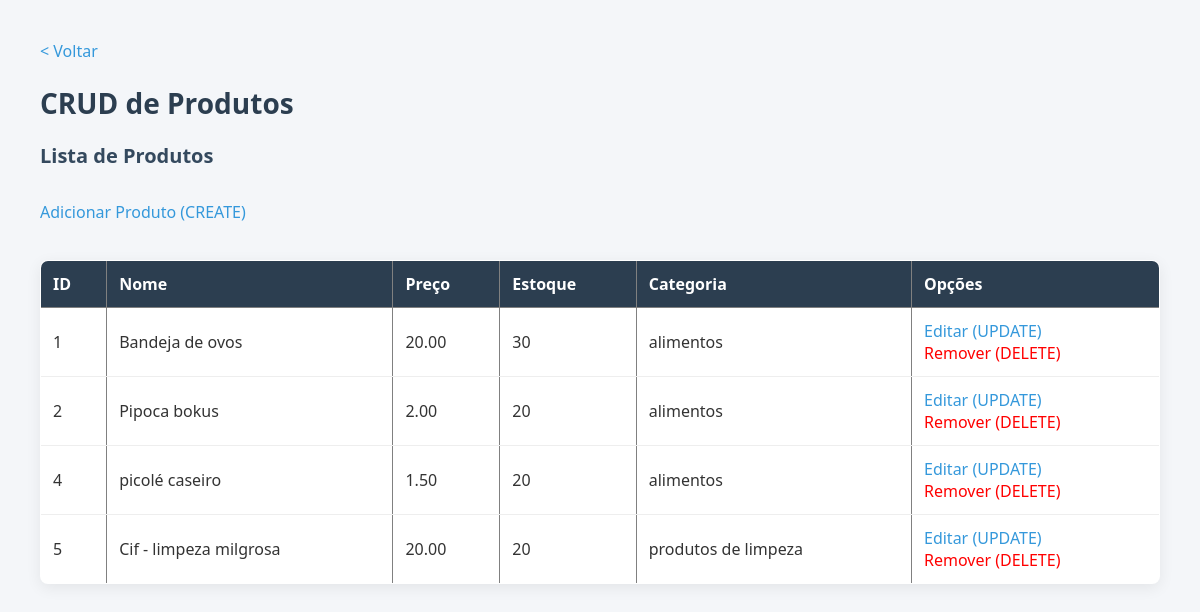
The page /site-backend/produto/index.php on the database its author committed.
### tables this page shows
CREATE TABLE `Produto` (
  `id` int(10) unsigned NOT NULL AUTO_INCREMENT,
  `nome` varchar(100) NOT NULL,
  `preco` decimal(10,2) NOT NULL,
  `estoque` int(11) NOT NULL,
  `id_categoria` int(11) DEFAULT NULL,
  PRIMARY KEY (`id`),
  KEY `id_categoria` (`id_categoria`),
  CONSTRAINT `Produto_ibfk_1` FOREIGN KEY (`id_categoria`) REFERENCES `Categoria` (`id`)
);

CREATE TABLE `Categoria` (
  `id` int(11) NOT NULL AUTO_INCREMENT,
  `nome` varchar(100) NOT NULL,
  PRIMARY KEY (`id`)
);

### site-backend/produto/index.php (the view)
<?php
include('../header.php');
include('../connection.php');
?>
<body>
    <a href="../index.php">< Voltar</a><br><br>
    <h1 class="page-header">
        CRUD de Produtos
    </h1>
    <h2>Lista de Produtos</h2>
    <br/>
    <a href="add.php">Adicionar Produto (CREATE)</a>
    <br/><br/>
    <table border="1">
        <thead>
            <tr>
                <th>ID</th>
                <th>Nome</th>
                <th>Preço</th>
                <th>Estoque</th>
                <th>Categoria</th>
                <th>Opções</th>
            </tr>
        </thead>
        <tbody>
            <?php
            $query = "
                SELECT
                    Produto.id,
                    Produto.nome,
                    Produto.preco,
                    Produto.estoque,
                    Categoria.nome AS categoria
                FROM Produto
                LEFT JOIN Categoria
                    ON Produto.id_categoria = Categoria.id
            ";
            $result = mysqli_query($db, $query) or die(mysqli_error($db));
            while ($row = mysqli_fetch_assoc($result)) {
                echo '<tr>';
                    echo '<td>' . $row['id'] . '</td>';
                    echo '<td>' . $row['nome'] . '</td>';
                    echo '<td>' . $row['preco'] . '</td>';
                    echo '<td>' . $row['estoque'] . '</td>';
                    echo '<td>' . $row['categoria'] . '</td>';
                    echo '<td>';
                        echo '<a href="edit.php?id=' . $row['id'] . '">Editar (UPDATE)</a><br/>';
                        echo '<a class="delete" href="remove.php?id=' . $row['id'] . '"
			onclick="return confirm(\'Tem certeza que deseja excluir este produto?\');">Remover (DELETE)</a>';
                    echo '</td>';
                echo '</tr>';
            }
            ?>
        </tbody>
    </table>
</body>
</html>

### site-backend/backend.css (style rules this page uses)
* { margin: 0; padding: 0; box-sizing: border-box; }
body { font-family: 'Segoe UI', Tahoma, Arial, sans-serif; background: #f4f6f9; color: #333; padding: 40px; }
h1 { font-size: 28px; margin-bottom: 10px; color: #2c3e50; }
h2 { font-size: 20px; margin: 20px 0 10px; color: #34495e; }
a { color: #3498db; text-decoration: none; font-weight: 500; }
table { width: 100%; background: white; border-collapse: collapse; margin-top: 15px; border-radius: 8px; overflow: hidden; box-shadow: 0 4px 15px rgba(0,0,0,0.07); }
th { background: #2c3e50; color: white; padding: 12px; text-align: left; }
td { padding: 12px; border-bottom: 1px solid #eee; }
.delete { color: red; }

### rows shown on the page
produto: id "1", nome "Bandeja de ovos", preco "20.00", estoque "30", id_categoria.nome "alimentos"
produto: id "2", nome "Pipoca bokus", preco "2.00", estoque "20", id_categoria.nome "alimentos"
produto: id "4", nome "picolé caseiro", preco "1.50", estoque "20", id_categoria.nome "alimentos"
produto: id "5", nome "Cif - limpeza milgrosa", preco "20.00", estoque "20", id_categoria.nome "produtos de limpeza"
